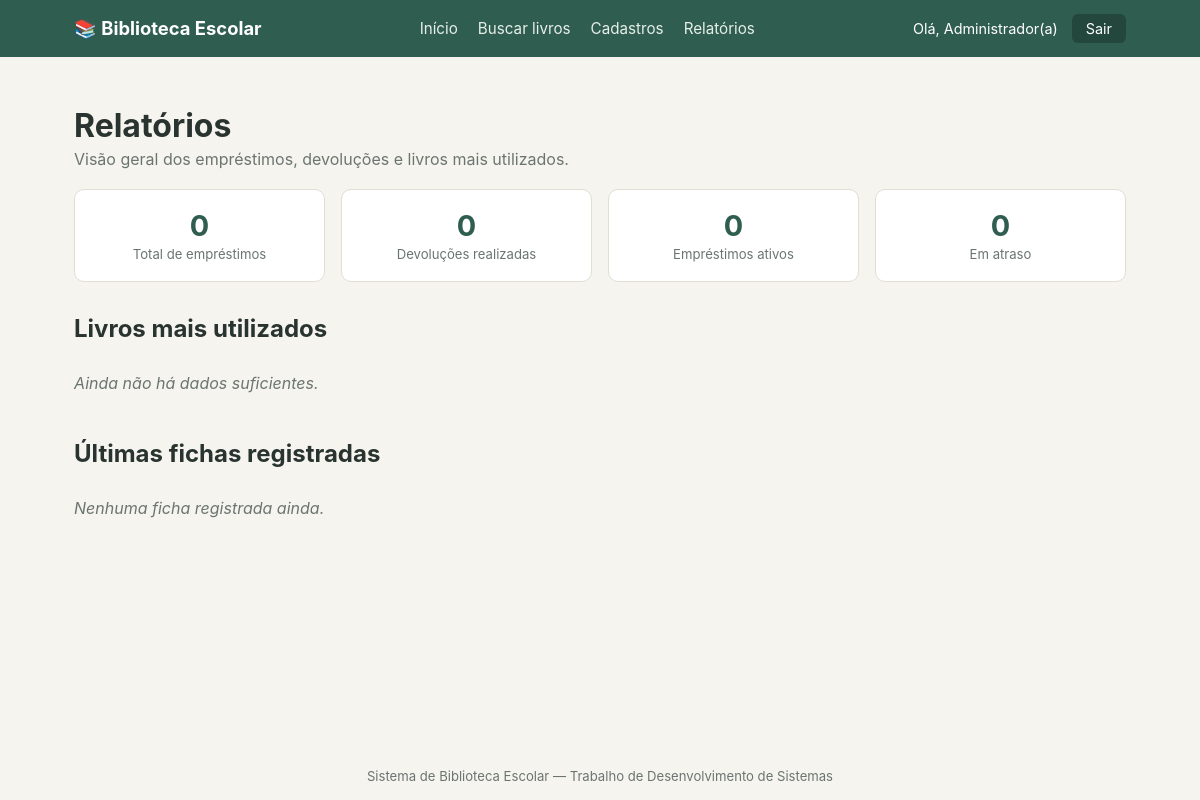
The app's page /relatorios (signed in), older data.
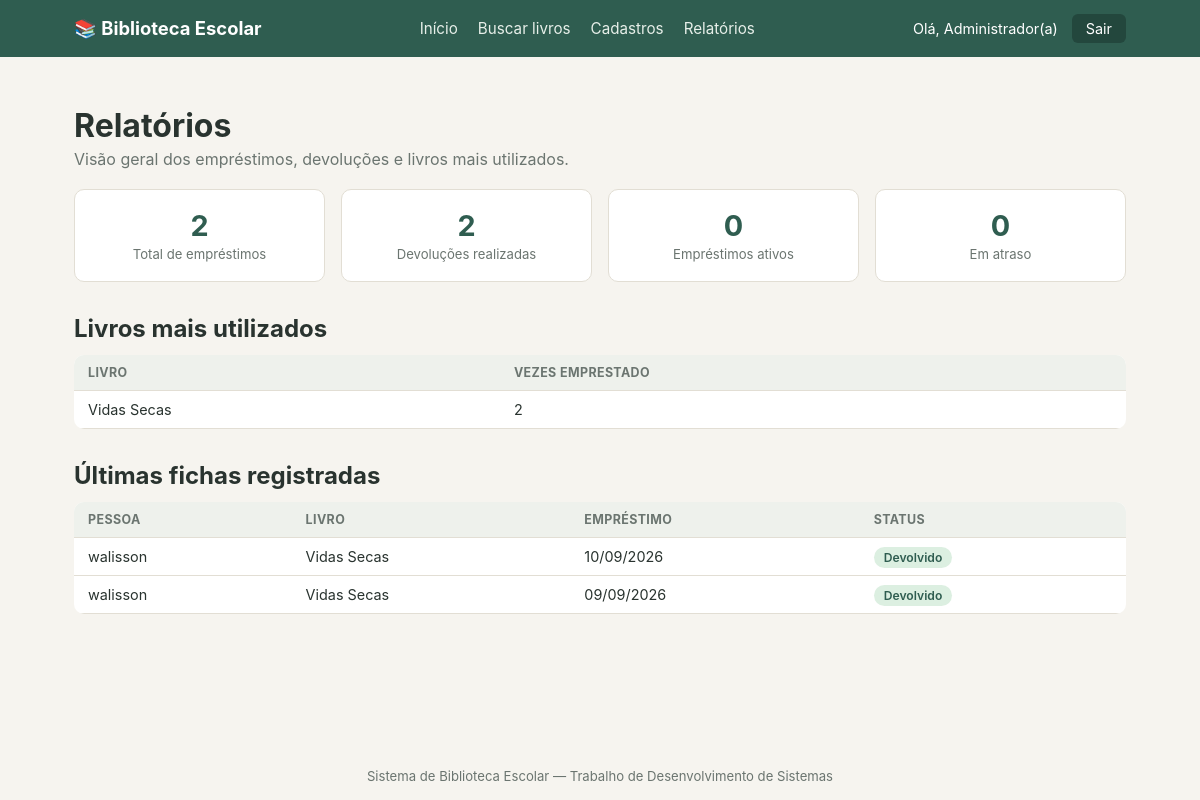
The same page, newer data.
### app.py (models this page shows)
class Livro(db.Model):
    __tablename__ = 'livro'
    id = db.Column(db.Integer, primary_key=True)
    titulo = db.Column(db.String(160), nullable=False)
    autor = db.Column(db.String(120))
    categoria = db.Column(db.String(80))
    prateleira = db.Column(db.String(40))
    quantidade_total = db.Column(db.Integer, nullable=False, default=1)
    quantidade_disponivel = db.Column(db.Integer, nullable=False, default=1)

class Emprestimo(db.Model):
    __tablename__ = 'emprestimo'
    id = db.Column(db.Integer, primary_key=True)
    pessoa_tipo = db.Column(db.String(20), nullable=False)   # 'Aluno' ou 'Professor'
    pessoa_nome = db.Column(db.String(120), nullable=False)  # nome guardado na ficha
    pessoa_ref = db.Column(db.String(60))                    # matrícula ou identificação
    livro_id = db.Column(db.Integer, db.ForeignKey('livro.id'), nullable=False)
    livro = db.relationship('Livro', backref='emprestimos')
    data_emprestimo = db.Column(db.Date, nullable=False, default=date.today)
    data_devolucao_prevista = db.Column(db.Date, nullable=False)
    data_devolucao_real = db.Column(db.Date, nullable=True)
    status = db.Column(db.String(20), nullable=False, default='Ativo')  # Ativo / Devolvido / Atrasado
    funcionario_id = db.Column(db.Integer, db.ForeignKey('funcionario.id'))

### app.py (the view)
@app.route('/relatorios')
@login_obrigatorio
def relatorios():
    atualizar_atrasos()
    total_emprestimos = Emprestimo.query.count()
    total_devolucoes = Emprestimo.query.filter_by(status='Devolvido').count()
    total_atrasados = Emprestimo.query.filter_by(status='Atrasado').count()
    total_ativos = Emprestimo.query.filter_by(status='Ativo').count()
    mais_usados = db.session.query(
        Livro.titulo, db.func.count(Emprestimo.id).label('qtd')
    ).join(Emprestimo, Emprestimo.livro_id == Livro.id) \
     .group_by(Livro.id).order_by(db.desc('qtd')).limit(10).all()
    ultimas_fichas = Emprestimo.query.order_by(Emprestimo.data_emprestimo.desc()).limit(15).all()
    return render_template(
        'relatorios.html',
        total_emprestimos=total_emprestimos,
        total_devolucoes=total_devolucoes,
        total_atrasados=total_atrasados,
        total_ativos=total_ativos,
        mais_usados=mais_usados,
        ultimas_fichas=ultimas_fichas
    )

### app.py (called while the page is built)
def login_obrigatorio(f):
    @wraps(f)
    def decorada(*args, **kwargs):
        if 'funcionario_id' not in session:
            flash('Faça login para acessar o sistema.', 'aviso')
            return redirect(url_for('login'))
        return f(*args, **kwargs)
    return decorada

@app.context_processor
def injetar_usuario():
    nome = session.get('funcionario_nome')
    return dict(usuario_logado=nome)

def atualizar_atrasos():
    hoje = date.today()
    ativos_vencidos = Emprestimo.query.filter(
        Emprestimo.status == 'Ativo',
        Emprestimo.data_devolucao_prevista < hoje
    ).all()
    for emp in ativos_vencidos:
        emp.status = 'Atrasado'
    if ativos_vencidos:
        db.session.commit()
    return ativos_vencidos

### templates/relatorios.html (shortened to what this page needs)
{% extends 'base.html' %}
{% block conteudo %}
<h1>Relatórios</h1>
<p class="subtitulo">Visão geral dos empréstimos, devoluções e livros mais utilizados.</p>
<div class="cards-resumo">
    <div class="card-resumo">
        <span class="numero">{{ total_emprestimos }}</span>
        <span class="rotulo">Total de empréstimos</span>
    </div>
    <div class="card-resumo">
        <span class="numero">{{ total_devolucoes }}</span>
        <span class="rotulo">Devoluções realizadas</span>
    </div>
    <div class="card-resumo">
        <span class="numero">{{ total_ativos }}</span>
        <span class="rotulo">Empréstimos ativos</span>
    </div>
    <div class="card-resumo card-resumo-alerta {% if total_atrasados > 0 %}ativo{% endif %}">
        <span class="numero">{{ total_atrasados }}</span>
        <span class="rotulo">Em atraso</span>
    </div>
</div>
<h2 class="titulo-secao">Livros mais utilizados</h2>
{% if mais_usados %}
<table class="tabela">
    <thead><tr><th>Livro</th><th>Vezes emprestado</th></tr></thead>
    <tbody>
    {% for titulo, qtd in mais_usados %}
        <tr><td>{{ titulo }}</td><td>{{ qtd }}</td></tr>
    {% endfor %}
    </tbody>
</table>
{% else %}
<p class="vazio">Ainda não há dados suficientes.</p>
{% endif %}
<h2 class="titulo-secao">Últimas fichas registradas</h2>
{% if ultimas_fichas %}
<table class="tabela">
    <thead><tr><th>Pessoa</th><th>Livro</th><th>Empréstimo</th><th>Status</th></tr></thead>
    <tbody>
    {% for f in ultimas_fichas %}
        <tr class="{{ 'linha-atraso' if f.status == 'Atrasado' else '' }}">
            <td>{{ f.pessoa_nome }}</td>
            <td>{{ f.livro.titulo }}</td>
            <td>{{ f.data_emprestimo.strftime('%d/%m/%Y') }}</td>
            <td><span class="badge badge-{{ f.status|lower }}">{{ f.status }}</span></td>
        </tr>
    {% endfor %}
    </tbody>
</table>
{% else %}
<p class="vazio">Nenhuma ficha registrada ainda.</p>
{% endif %}
{% endblock %}

### templates/base.html (shortened to what this page needs)
<!DOCTYPE html>
<html lang="pt-br">
<head>
    <link rel="stylesheet" href="{{ url_for('static', filename='style.css') }}">
</head>
<body>
    {% if usuario_logado %}
    <header class="topbar">
        <div class="topbar-inner">
            <a href="{{ url_for('home') }}" class="marca">📚 Biblioteca Escolar</a>
            <nav class="nav-links">
                <a href="{{ url_for('home') }}">Início</a>
                <a href="{{ url_for('buscar_livros') }}">Buscar livros</a>
                <a href="{{ url_for('cadastro') }}">Cadastros</a>
                <a href="{{ url_for('relatorios') }}">Relatórios</a>
            </nav>
            <div class="usuario-area">
                <span>Olá, {{ usuario_logado }}</span>
                <a href="{{ url_for('logout') }}" class="btn-sair">Sair</a>
            </div>
        </div>
    </header>
    {% endif %}
    <main class="conteudo">
        {% block conteudo %}{% endblock %}
    </main>
    <footer class="rodape">
        Sistema de Biblioteca Escolar &mdash; Trabalho de Desenvolvimento de Sistemas
    </footer>
</body>
</html>

### static/style.css (style rules this page uses)
:root { --cor-principal: #2f5d50; --cor-principal-escura: #23473d; --cor-destaque: #c98a3e; --cor-fundo: #f6f4ef; --cor-cartao: #ffffff; --cor-texto: #29332f; --cor-texto-suave: #6b7570; --cor-borda: #e2ded4; --cor-erro: #b3432b; --cor-sucesso: #2f5d50; --cor-aviso: #a5721f; --raio: 10px; }
* { box-sizing: border-box; }
body { margin: 0; font-family: -apple-system, BlinkMacSystemFont, "Segoe UI", Roboto, Helvetica, Arial, sans-serif; background: var(--cor-fundo); color: var(--cor-texto); min-height: 100vh; display: flex; flex-direction: column; }
.topbar { background: var(--cor-principal); color: white; }
.topbar-inner { max-width: 1100px; margin: 0 auto; padding: 14px 24px; display: flex; align-items: center; justify-content: space-between; flex-wrap: wrap; gap: 10px; }
.marca { color: white; font-weight: 700; font-size: 1.15rem; text-decoration: none; }
.nav-links { display: flex; gap: 20px; }
.nav-links a { color: #e7efe9; text-decoration: none; font-size: 0.95rem; }
.usuario-area { display: flex; align-items: center; gap: 14px; font-size: 0.9rem; }
.btn-sair { background: var(--cor-principal-escura); color: white; padding: 6px 14px; border-radius: 6px; text-decoration: none; }
.conteudo { max-width: 1100px; margin: 0 auto; padding: 28px 24px; width: 100%; flex: 1; }
.rodape { text-align: center; padding: 16px; color: var(--cor-texto-suave); font-size: 0.82rem; }
h1 { margin-bottom: 4px; }
.subtitulo { color: var(--cor-texto-suave); margin-top: 0; margin-bottom: 20px; }
.titulo-secao { margin-top: 32px; margin-bottom: 12px; }
.cards-resumo { display: flex; gap: 16px; flex-wrap: wrap; margin-bottom: 24px; }
.card-resumo { background: var(--cor-cartao); border: 1px solid var(--cor-borda); border-radius: var(--raio); padding: 18px 24px; flex: 1; min-width: 160px; text-align: center; }
.card-resumo .numero { display: block; font-size: 1.8rem; font-weight: 700; color: var(--cor-principal); }
.card-resumo .rotulo { font-size: 0.82rem; color: var(--cor-texto-suave); }
.tabela { width: 100%; border-collapse: collapse; background: var(--cor-cartao); border-radius: var(--raio); overflow: hidden; font-size: 0.9rem; }
.tabela th, .tabela td { padding: 10px 14px; text-align: left; border-bottom: 1px solid var(--cor-borda); }
.tabela th { background: #eef1ec; font-size: 0.78rem; text-transform: uppercase; letter-spacing: 0.03em; color: var(--cor-texto-suave); }
.badge { padding: 3px 10px; border-radius: 20px; font-size: 0.76rem; font-weight: 600; }
.badge-devolvido { background: #dcefe1; color: var(--cor-sucesso); }

Row changes from the older to the newer data that the page shows:
added Livro: titulo "Vidas Secas", qtd "2"
added Emprestimo: pessoa_nome "walisson", livro.titulo "Vidas Secas", data_emprestimo "10/09/2026", status "Devolvido"
added Emprestimo: pessoa_nome "walisson", livro.titulo "Vidas Secas", data_emprestimo "09/09/2026", status "Devolvido"
Text that changed along with them:
{{ total_emprestimos }}: "0" → "2"
{{ total_devolucoes }}: "0" → "2"
text no longer shown: "Ainda não há dados suficientes. Nenhuma ficha registrada ainda."
text now shown: "LIVRO VEZES EMPRESTADO PESSOA LIVRO EMPRÉSTIMO STATUS"
